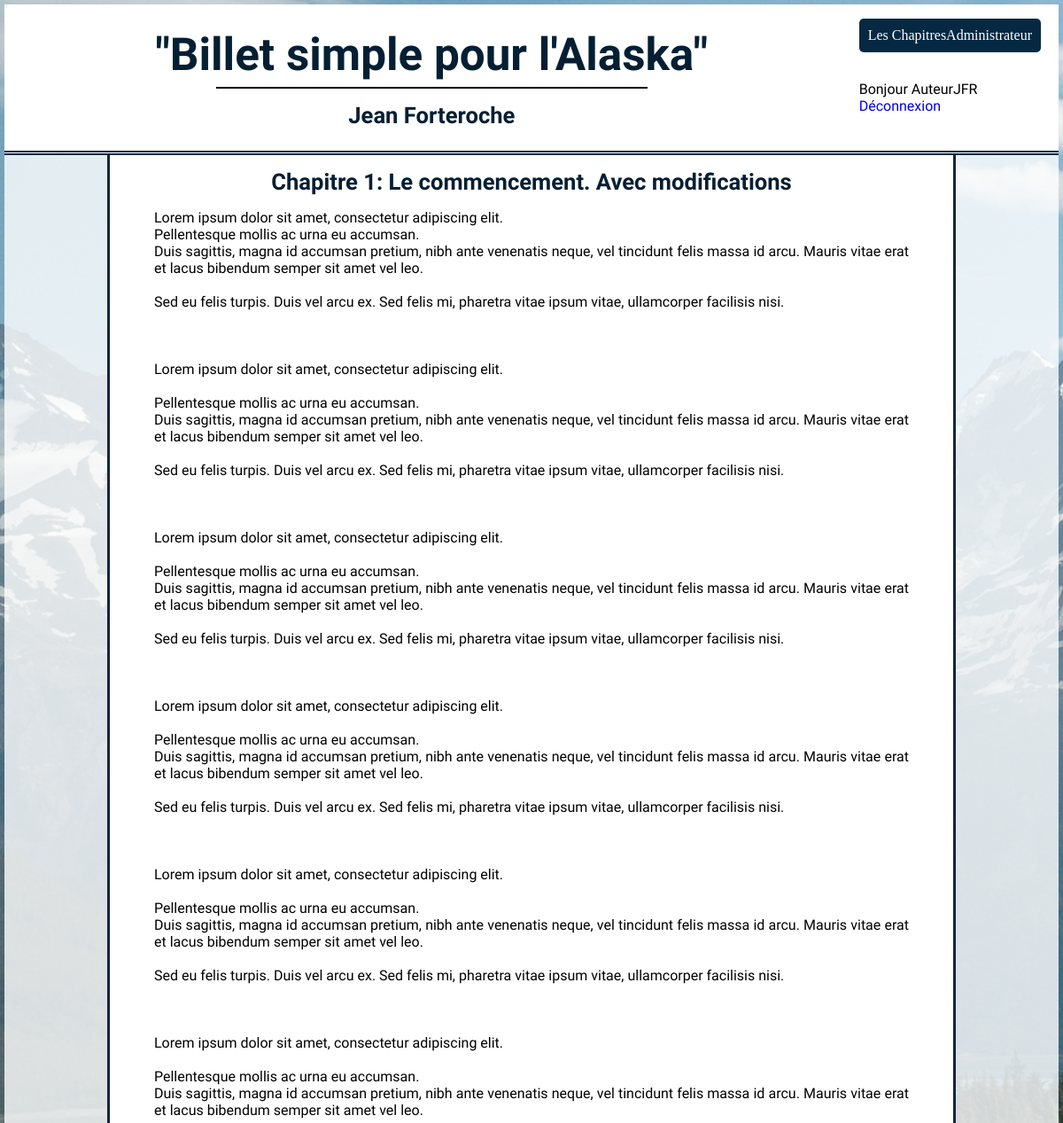
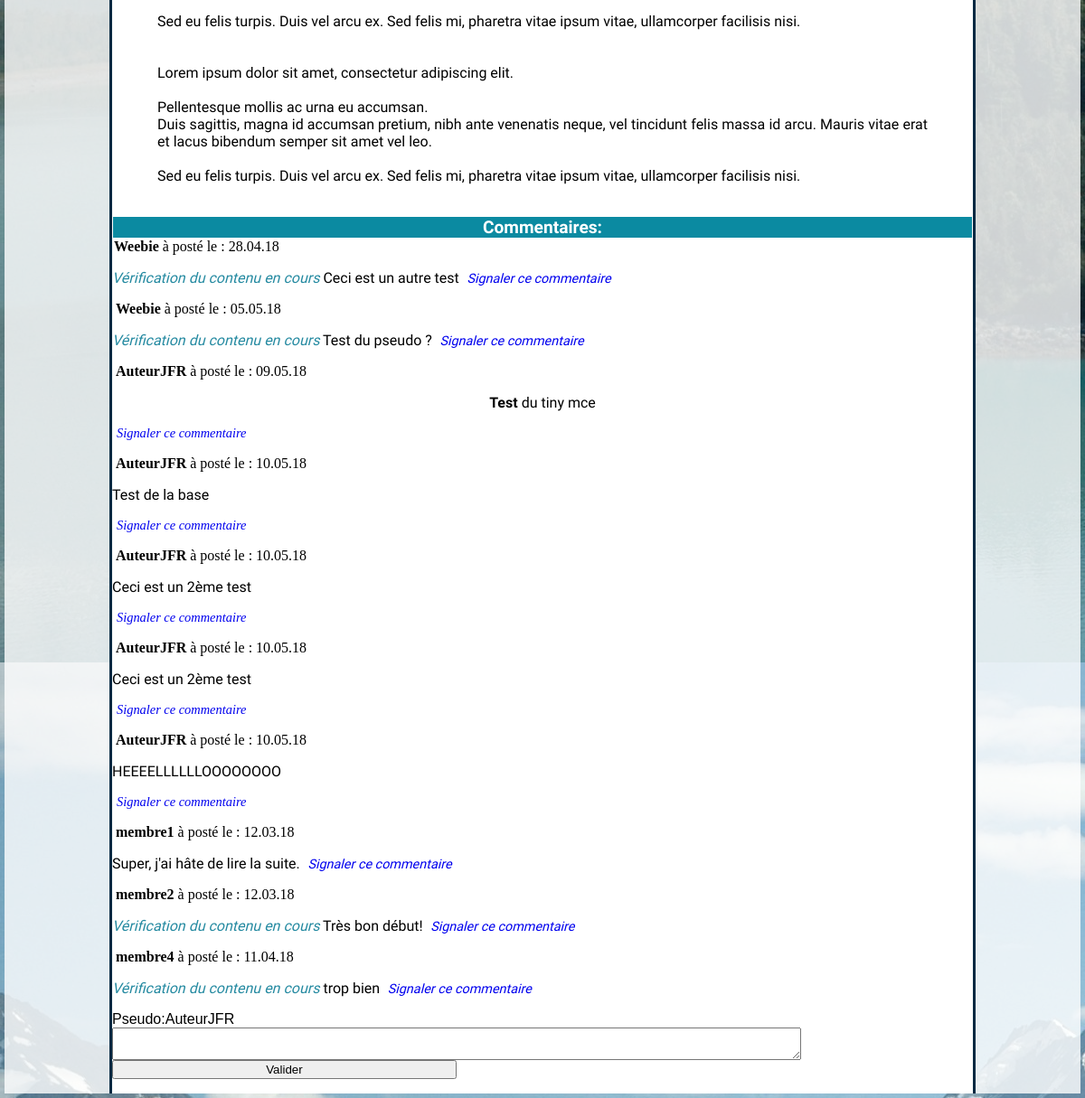
/home.php?action=selectionchapitre&id=1 (signed in), run on the app's committed database (2 pictures, top to bottom).
### tables this page shows
CREATE TABLE IF NOT EXISTS `chapitres` (
  `id` int(11) NOT NULL AUTO_INCREMENT,
  `pseudo_member` varchar(50) NOT NULL,
  `titre` text NOT NULL,
  `textchap` text NOT NULL,
  `date_edition` datetime NOT NULL,
  `comms` text,
  PRIMARY KEY (`id`)
);

CREATE TABLE IF NOT EXISTS `commentaires` (
  `id_comm` int(11) NOT NULL AUTO_INCREMENT,
  `id_chap` int(11) NOT NULL,
  `id_membre` varchar(50) NOT NULL,
  `contenu` text NOT NULL,
  `warning_comm` int(1) NOT NULL DEFAULT '0',
  `date_poste` datetime NOT NULL,
  PRIMARY KEY (`id_comm`)
);

### controller/Front.php (called while the page is built, shortened)
<?php
require_once("./model/chaptersManager.php");
require_once("./model/commentsManager.php");
function  headBand(){
	require ("./view/portions/header.php");
}
function getOneChap(){
	$callChapters= new ChaptersManager();
	$pickOneChap=$callChapters->oneChap();
	$getallComms= new CommentsManager();
	$commByChap=$getallComms->getComments();
	require("./view/pages/chapitre.php");
}

### model/chaptersManager.php (called while the page is built, shortened)
<?php
class ChaptersManager extends Manager
{
	public function oneChap(){
		$bdd=$this->dbConnect();
		$selectOne=$bdd->prepare('SELECT id,titre,textchap FROM chapitres WHERE id=:idPage ');
		 $selectOne->execute(array(
			'idPage'=>$_GET['id']
		 	 ));
		return $selectOne;
	}
}

### model/commentsManager.php (called while the page is built, shortened)
<?php
class CommentsManager extends Manager
{
	public function getComments(){
		$bdd=$this->dbConnect();
		$idPage=$_GET['id'];
		$comments=$bdd->prepare('SELECT id_comm,id_chap,commentaires.id_membre,contenu,warning_comm,date_format(date_poste,"%d.%m.%y")as date_poste_fr, membres.pseudo FROM commentaires LEFT JOIN membres ON commentaires.id_membre=membres.pseudo WHERE id_chap=:id_chap ');
		$comments->execute(array(
						'id_chap'=>$idPage
					));
		return $comments;
	}
}

### view/pages/chapitre.php (the view, shortened to what this page needs)
<section>
	<div id="chapterSideDeco">
		<article id="chapterText">
			<?php
				while($chapitre = $pickOneChap->fetch()){
			?>
			<h2><?php echo htmlspecialchars($chapitre['titre']);?></h2>
				<p><?= nl2br($chapitre['textchap'])?></p>
			<?php
			}
			?>
		</article>
		<article id="showComms" style="overflow:unset;">
			<h4>Commentaires:</h4>
			<?php
				if( isset($_SESSION['pseudo']) ){
				while($commentaires= $commByChap->fetch() ){
			?>
				<span class="commChapter">
					<span class="membreComm">
						<strong><?php echo htmlspecialchars($commentaires['id_membre']);?></strong>
						à posté le : <?php echo htmlspecialchars($commentaires['date_poste_fr']);?></br>
						<p>
						<?php
							if ($commentaires['warning_comm'] ==1) {
								echo '<span class="attentionRequired"> Vérification du contenu en cours</span>';
							}
						?>
							<?= nl2br($commentaires['contenu']);?><span class="signaler"><a href="./home.php?action=signaler&amp;id=<?php echo $commentaires['id_comm']; ?>&amp;id_chap=<?php echo $commentaires['id_chap']; ?>"> Signaler ce commentaire</a></span>
						</p>
					</span>
				</span>
						<?php
							}
						?>
					<div id="writeComm">
						<form id="getNewComment" action="./home.php?action=ValiderComment&amp;id=<?php echo $_GET['id']; ?>" method="post">
							<label>Pseudo:<?php echo htmlspecialchars($_SESSION['pseudo']);?></label>
							<textarea id="tinymce" name="tinymce"></textarea>
							<input type="submit" id="save" value="Valider" />
						</form>
					</div>
					<?php
					}
					else{
							echo "<p class='restrictionMembre'>Vous devez être connecté pour avoir accès aux commentaires.</p>";
						}
					?>
		</article>
				</div>
			</section>
</body>
</html>

### view/css/styles.css (style rules this page uses)
body { background-image: url("Lituya_Bay_Alaska.jpg"); margin: 5px; }
h2 { font-size: 1.6em; }
h4 { font-family: 'Courgette', cursive; margin:0px; text-align: center; font-size:1.2em; border: solid 1px; background: #0B8AA1; color:white; }
p { font-family: 'Raleway', sans-serif; }
section { background:rgba(255,255,255,0.8); }
form { display: flex; flex-direction: column; width: 80%; font-family: 'Arial'; }
form input { width:50%; float: right; }
#chapterText h2 { text-align: center; }
#chapterText { text-align: justify; padding-right: 50px; padding-left: 50px; }
#chapterSideDeco { margin: auto; background: white; width:80%; border-left: solid #052942; border-right: solid #052942; display: flex; flex-direction: column; }
.commChapter { color: black; margin:auto; width: 80% }
.membreComm { font-size: 1em; margin:2px; }
.signaler { color:#0B8AA1; font-size: 0.9em; font-style: italic; padding-left: 5px; }
.attentionRequired { color: #258aa1; font-style: italic; }

### view/css/stylesA.css (style rules this page uses)
a { text-decoration: none; }
h2 { font-family: 'Dancing Script', cursive; color:#041F33; margin: 0px; padding-top: 15px; }

### data on the page
chapitres: titre "Chapitre 1: Le commencement. Avec modifications", textchap "Lorem ipsum dolor sit amet, consectetur adipiscing elit. Pellentesque mollis ac urna eu accumsan. Duis sagittis, magna id accumsan pretium, nibh ante venenatis neque, vel tincidunt felis massa id arcu. Mauris vitae erat et lacus bibendum semper sit amet vel leo. Sed eu felis turpis. Duis vel arcu ex. Sed felis mi, pharetra vitae ipsum vitae, ullamcorper facilisis nisi. Lorem ipsum dolor sit amet, consectetur adipiscing elit. Pellentesque mollis ac urna eu accumsan. Duis sagittis, magna id accumsan pretium, nibh ante venenatis neque, vel tincidunt felis massa id arcu. Mauris vitae erat et lacus bibendum semper sit amet vel leo. Sed eu felis turpis. Duis vel arcu ex. Sed felis mi, pharetra…"
commentaires: id_membre "Weebie", date_poste_fr "28.04.18", warning_comm "Vérification du contenu en cours", contenu "Ceci est un autre test"
commentaires: id_membre "Weebie", date_poste_fr "05.05.18", warning_comm "Vérification du contenu en cours", contenu "Test du pseudo ?"
commentaires: id_membre "AuteurJFR", date_poste_fr "09.05.18", contenu "Test du tiny mce"
commentaires: id_membre "AuteurJFR", date_poste_fr "10.05.18", contenu "Test de la base"
commentaires: id_membre "AuteurJFR", date_poste_fr "10.05.18", contenu "Ceci est un 2ème test"
commentaires: id_membre "AuteurJFR", date_poste_fr "10.05.18", contenu "Ceci est un 2ème test"
commentaires: id_membre "AuteurJFR", date_poste_fr "10.05.18", contenu "HEEEELLLLLLOOOOOOOO"
commentaires: id_membre "membre1", date_poste_fr "12.03.18", contenu "Super, j'ai hâte de lire la suite."
commentaires: id_membre "membre2", date_poste_fr "12.03.18", warning_comm "Vérification du contenu en cours", contenu "Très bon début!"
commentaires: id_membre "membre4", date_poste_fr "11.04.18", warning_comm "Vérification du contenu en cours", contenu "trop bien"

### other printed values
$_SESSION['pseudo'] "AuteurJFR"
